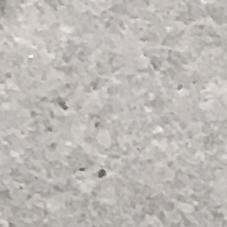
#> input picture data/Negative/00003.jpg, 227 x 227 px
$ python -i agcwd.py   (imports and definitions only)
#> lines starting #> are read from the running program, lines starting #| are printed output that depends on the picture
#> further down, picture is the input picture: shape (227, 227, 3); mean B, G, R 182.1, 186.2, 190.1
"""
Adaptive Gamma Correction with Weighted Distribution (AGCWD)
Reference: Huang, Cheng & Chiu (2012), IEEE Trans. Image Process. 22(3):1032-1041.

Used in the paper as the preprocessing step (Fig. 1, "Image Preprocessing: AGCWD")
to normalize illumination and improve crack visibility before GLCM feature
extraction.
"""

import cv2
import numpy as np


def agcwd(img: np.ndarray, alpha: float = 0.5) -> np.ndarray:
    """
    Apply AGCWD to a single image.

    Parameters
    ----------
    img : np.ndarray
        Input image, BGR or grayscale, uint8.
    alpha : float
        Controls the strength of the weighting function applied to the PDF.
        (Huang et al. suggest alpha in [0.5, 1.5]; we use 0.5 as a sane default.)

    Returns
    -------
    np.ndarray
        Contrast-enhanced image, same shape/dtype as input.
    """
#> called with alpha = 0.5
    is_color = img.ndim == 3
#> is_color = True

    # Work on the luminance (V) channel so color images keep their hue/saturation.
    if is_color:
        hsv = cv2.cvtColor(img, cv2.COLOR_BGR2HSV)
#> hsv: shape (227, 227, 3); mean H, S, V 15.3, 10.8, 190.1
        v = hsv[:, :, 2].astype(np.float64)
    else:
        v = img.astype(np.float64)

    # 1) Probability density function (PDF) of intensities
    hist, _ = np.histogram(v.flatten(), bins=256, range=(0, 255))
#> hist = 256 values, max 1845 at index 191, min 0 at index 0, mean 201.3
    pdf = hist / hist.sum()
#> pdf = 256 values, max 0.0358 at index 191, min 0 at index 0, mean 0.00391

    # 2) Weighted PDF: emphasize mid-range intensities, suppress extremes/noise
    pdf_max = pdf.max()
#> pdf_max = 0.0358
    pdf_min = pdf.min()
#> pdf_min = 0
    pdf_w = pdf_max * np.power(
        (pdf - pdf_min) / (pdf_max - pdf_min + 1e-12), alpha
    )
#> pdf_w = 256 values, max 0.0358 at index 191, min 0 at index 0, mean 0.006
    pdf_w[pdf == 0] = 0  # keep empty bins at zero

    # 3) Cumulative distribution function (CDF) of the weighted PDF
    cdf_w = np.cumsum(pdf_w) / (pdf_w.sum() + 1e-12)
#> cdf_w = 256 values from 0 to 1

    # 4) Adaptive gamma per intensity level: gamma(l) = 1 - CDF_w(l)
    gamma = 1.0 - cdf_w
#> gamma = 256 values, max 1 at index 0, min 6.5e-13 at index 255, mean 0.732

    # 5) Apply per-pixel gamma correction via a lookup table
    levels = np.arange(256)
    table = 255.0 * np.power(levels / 255.0, gamma)
#> table = 256 values from 0 to 255
    table = np.clip(table, 0, 255).astype(np.uint8)

    v_corrected = table[np.clip(v, 0, 255).astype(np.uint8)]
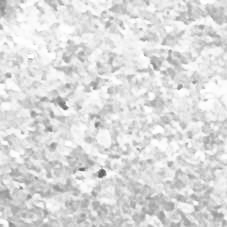
#> v_corrected: shape (227, 227); min 89, max 255, mean 219.6

    if is_color:
        hsv[:, :, 2] = v_corrected
#> hsv: shape (227, 227, 3); mean H, S, V 15.3, 10.8, 219.6
        out = cv2.cvtColor(hsv, cv2.COLOR_HSV2BGR)
    else:
        out = v_corrected

    return out


def preprocess_dataset(image_paths, out_dir, alpha: float = 0.5):
    """Batch-apply AGCWD to a list of image paths and save results to out_dir."""
    import os

    os.makedirs(out_dir, exist_ok=True)
    for p in image_paths:
        img = cv2.imread(p, cv2.IMREAD_COLOR)
        if img is None:
            continue
        enhanced = agcwd(img, alpha=alpha)
        fname = os.path.basename(p)
        cv2.imwrite(os.path.join(out_dir, fname), enhanced)

>>> import cv2
>>> picture = cv2.imread('../data/Negative/00003.jpg')
>>> result = agcwd(picture)

$ run again, on data/Negative/00008.jpg
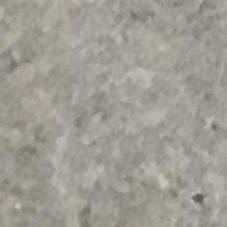
#> input picture data/Negative/00008.jpg, 227 x 227 px
#> picture is the input picture: shape (227, 227, 3); mean B, G, R 148.4, 157.1, 159.1
#> hist = 256 values, max 2162 at index 159, min 0 at index 0, mean 201.3
#> pdf = 256 values, max 0.042 at index 159, min 0 at index 0, mean 0.00391
#> pdf_max = 0.042
#> pdf_min = 0
#> pdf_w = 256 values, max 0.042 at index 159, min 0 at index 0, mean 0.00593
#> cdf_w = 256 values from 0 to 1
#> gamma = 256 values, max 1 at index 0, min 6.59e-13 at index 206, mean 0.615
#> table = 256 values from 0 to 255
#> in agcwd, `v_corrected = table[np.clip(v, 0, 255).astype(np.uint8)]`:
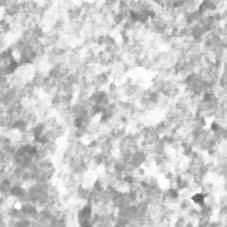
#> v_corrected: shape (227, 227); min 80, max 254, mean 202.5

$ run again, on data/Negative/00010.jpg
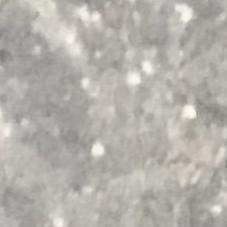
#> input picture data/Negative/00010.jpg, 227 x 227 px
#> picture is the input picture: shape (227, 227, 3); mean B, G, R 172, 177.3, 180.3
#> hist = 256 values, max 1266 at index 183, min 0 at index 0, mean 201.3
#> pdf = 256 values, max 0.0246 at index 183, min 0 at index 0, mean 0.00391
#> pdf_max = 0.0246
#> pdf_min = 0
#> pdf_w = 256 values, max 0.0246 at index 183, min 0 at index 0, mean 0.00563
#> cdf_w = 256 values from 0 to 1
#> gamma = 256 values, max 1 at index 0, min 6.94e-13 at index 255, mean 0.722
#> table = 256 values from 0 to 255
#> in agcwd, `v_corrected = table[np.clip(v, 0, 255).astype(np.uint8)]`:
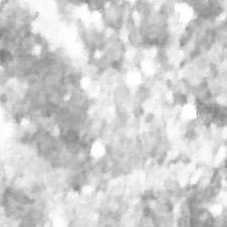
#> v_corrected: shape (227, 227); min 124, max 255, mean 207.8

$ run again, on data/Negative/00012.jpg
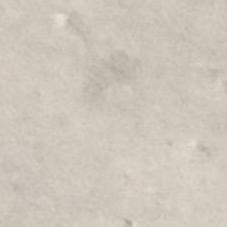
#> input picture data/Negative/00012.jpg, 227 x 227 px
#> picture is the input picture: shape (227, 227, 3); mean B, G, R 187.2, 198.2, 206.3
#> hist = 256 values, max 4622 at index 207, min 0 at index 0, mean 201.3
#> pdf = 256 values, max 0.0897 at index 207, min 0 at index 0, mean 0.00391
#> pdf_max = 0.0897
#> pdf_min = 0
#> pdf_w = 256 values, max 0.0897 at index 207, min 0 at index 0, mean 0.00618
#> cdf_w = 256 values from 0 to 1
#> gamma = 256 values, max 1 at index 0, min 6.32e-13 at index 233, mean 0.802
#> table = 256 values from 0 to 255
#> in agcwd, `v_corrected = table[np.clip(v, 0, 255).astype(np.uint8)]`:
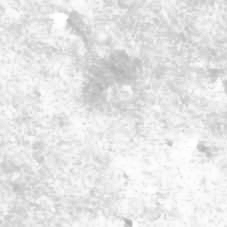
#> v_corrected: shape (227, 227); min 172, max 254, mean 230.1
#> in agcwd, `out = cv2.cvtColor(hsv, cv2.COLOR_HSV2BGR)`:
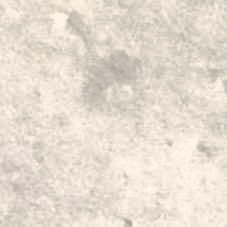
#> out: shape (227, 227, 3); mean B, G, R 208.4, 220.4, 230.1
